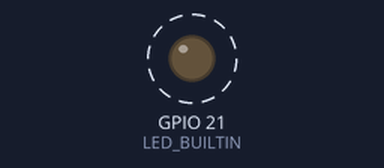
This sketch was run on a simulated Seeed XIAO ESP32-S3. Shown: output pins drawn as LEDs (lit = HIGH). Dashed ring = blinking. What the sketch prints to the serial monitor is not drawn.

Above: at 0.7 s.
Timing chart, 0 to 3.5 s (numbered marks = the images above):
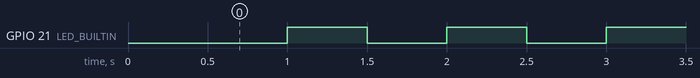

The sketch:

XIAO_ESP32S3_Blink.ino
```cpp
/*
  XIAO ESP32S3 — Minimal Self-Test (LED + Serial)
  - Blinks the onboard USER LED on GPIO 21 (active-low)
  - Prints status to Serial at 115200 baud
*/

#ifndef LED_BUILTIN
  #define LED_BUILTIN 21   // XIAO ESP32S3 user LED (active-low)
#endif

void setup() {
  Serial.begin(115200);
  delay(500);
  Serial.println("XIAO ESP32S3 self-test starting...");

  pinMode(LED_BUILTIN, OUTPUT);
  digitalWrite(LED_BUILTIN, HIGH); // HIGH = LED OFF (active-low)
}

void loop() {
  // ON
  digitalWrite(LED_BUILTIN, LOW);  // LOW = LED ON
  Serial.println("LED ON");
  delay(500);

  // OFF
  digitalWrite(LED_BUILTIN, HIGH); // HIGH = LED OFF
  Serial.println("LED OFF");
  delay(500);
}
```

Measured:
- by itself, GPIO 21 (LED_BUILTIN): alternates HIGH for 0.50 s and LOW for 0.50 s
